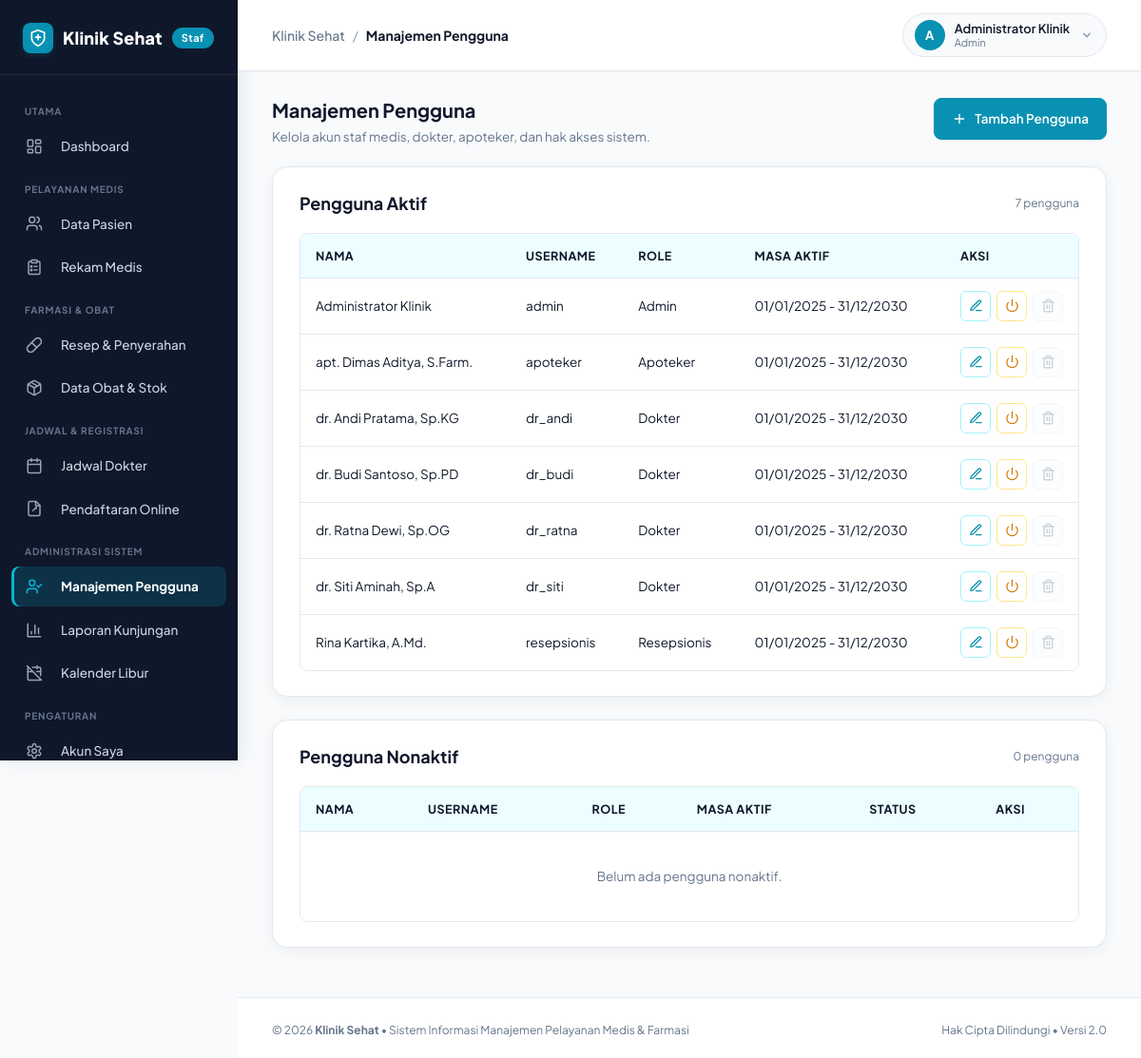
Screenshot of /index.php?url=pengguna (signed in) with the database file from the repository.
### tables this page shows
CREATE TABLE users (
    id_user INT AUTO_INCREMENT PRIMARY KEY,
    nama VARCHAR(100) NOT NULL,
    username VARCHAR(50) NOT NULL UNIQUE,
    password VARCHAR(255) NOT NULL,
    role ENUM('admin', 'resepsionis', 'dokter', 'apoteker') NOT NULL DEFAULT 'admin',
    is_active TINYINT(1) NOT NULL DEFAULT 1,
    aktif_mulai DATE NOT NULL,
    aktif_sampai DATE NOT NULL,
    created_at TIMESTAMP DEFAULT CURRENT_TIMESTAMP
);

### controllers/PenggunaController.php (called while the page is built, shortened)
<?php
require_once __DIR__ . '/../models/User.php';
class PenggunaController extends Controller
{
    private $user;
    public function __construct()
    {
        require_role('admin');
        $this->user = new User();
    }
    public function index()
    {
        $this->view('pengguna/index', [
            'title' => 'Manajemen Pengguna',
            'activeUsers' => $this->user->allByStatus(true),
            'inactiveUsers' => $this->user->allByStatus(false)
        ]);
    }
}

### index.php (called while the page is built, shortened)
<?php
require_once __DIR__ . '/core/Database.php';
require_once __DIR__ . '/core/Model.php';
require_once __DIR__ . '/core/Icon.php';
function icon($name, $class = '', $size = 18, $strokeWidth = 2)
{
    return Icon::render($name, $class, $size, $strokeWidth);
}
function e($value)
{
    return htmlspecialchars((string) $value, ENT_QUOTES, 'UTF-8');
}
function route($path = '')
{
    return BASE_URL . '/index.php?url=' . $path;
}
function asset($path)
{
    $file = __DIR__ . '/public/' . $path;
    $version = is_file($file) ? '?v=' . filemtime($file) : '';
    return BASE_URL . '/public/' . $path . $version;
}
function tgl($tanggal)
{
    return date('d/m/Y', strtotime($tanggal));
}
function is_logged_in()
{
    return isset($_SESSION['user']);
}
function current_user()
{
    return $_SESSION['user'] ?? null;
}
function has_role(...$roles)
{
    return is_logged_in() && in_array($_SESSION['user']['role'], $roles, true);
}
function require_login()
{
    $stmt = Database::connect()->prepare(
        "SELECT id_user, nama, username, role, is_active, aktif_mulai, aktif_sampai
         FROM users WHERE id_user = ? LIMIT 1"
    );
    $stmt->execute([$_SESSION['user']['id_user']]);
}
function require_role(...$roles)
{
    require_login();
}
$url = trim($_GET['url'] ?? 'beranda', '/');
$parts = $url === '' ? ['beranda'] : explode('/', $url);
$method = preg_replace('/[^a-zA-Z]/', '', $parts[1] ?? 'index');
$params = array_slice($parts, 2);
$controller = new $class();
call_user_func_array([$controller, $method], $params);

### core/Database.php (called while the page is built, shortened)
<?php
class Database
{
    private static $pdo = null;
    public static function connect()
    {
        if (self::$pdo === null) {
            try {
                $dsn = "mysql:host=" . DB_HOST .
                       ";port=" . DB_PORT .
                       ";dbname=" . DB_NAME .
                       ";charset=utf8mb4";
                self::$pdo = new PDO(
                    $dsn,
                    DB_USER,
                    DB_PASS,
                    [
                        PDO::ATTR_ERRMODE => PDO::ERRMODE_EXCEPTION,
                        PDO::ATTR_DEFAULT_FETCH_MODE => PDO::FETCH_ASSOC,
                        PDO::ATTR_EMULATE_PREPARES => false
                    ]
                );
            } catch (PDOException $e) {
                error_log('Database connection failed: ' . $e->getMessage());
                http_response_code(500);
                die('Layanan sedang tidak tersedia. Silakan coba kembali.');
            }
        }
        return self::$pdo;
    }
}

### core/Model.php (called while the page is built, shortened)
<?php
require_once __DIR__ . '/Database.php';
class Model
{
    public function __construct()
    {
        $this->db = Database::connect();
    }
}

### models/User.php (called while the page is built, shortened)
<?php
class User extends Model
{
    public function allByStatus($active)
    {
        $today = date('Y-m-d');
        $condition = $active
            ? 'is_active = 1 AND aktif_mulai <= ? AND aktif_sampai >= ?'
            : '(is_active = 0 OR aktif_mulai > ? OR aktif_sampai < ?)';
        $stmt = $this->db->prepare(
            "SELECT id_user, nama, username, role, is_active, aktif_mulai, aktif_sampai
             FROM users WHERE $condition ORDER BY nama"
        );
        $stmt->execute([$today, $today]);
        return $stmt->fetchAll();
    }
}

### views/pengguna/index.php (the view, shortened to what this page needs)
<?php require __DIR__ . '/../layouts/header.php'; ?>
<div class="page-header">
    <div class="page-header-text">
        <h2>Manajemen Pengguna</h2>
        <p class="muted">Kelola akun staf medis, dokter, apoteker, dan hak akses sistem.</p>
    </div>
    <div class="page-header-actions">
        <a class="btn btn-primary" href="<?= route('pengguna/create') ?>">
            <?= icon('plus', '', 16) ?> Tambah Pengguna
        </a>
    </div>
</div>
<div class="panel">
    <div class="toolbar">
        <h2>Pengguna Aktif</h2>
        <span class="small muted"><?= count($activeUsers) ?> pengguna</span>
    </div>
    <div class="table-wrap">
        <table>
            <thead>
                <tr><th>Nama</th><th>Username</th><th>Role</th><th>Masa Aktif</th><th>Aksi</th></tr>
            </thead>
            <tbody>
                <?php foreach ($activeUsers as $item): ?>
                    <tr>
                        <td><?= e($item['nama']) ?></td>
                        <td><?= e($item['username']) ?></td>
                        <td><?= e(ucfirst($item['role'])) ?></td>
                        <td><?= tgl($item['aktif_mulai']) ?> - <?= tgl($item['aktif_sampai']) ?></td>
                        <td class="actions">
                            <div class="user-table-actions">
                                <a class="icon-btn icon-btn-edit" href="<?= route('pengguna/edit/' . (int) $item['id_user']) ?>" title="Edit Pengguna">
                                    <?= icon('edit-3', '', 15) ?>
                                </a>
                                <form method="post" action="<?= route('pengguna/nonaktifkan/' . (int) $item['id_user']) ?>" class="inline"
                                      data-confirm="Nonaktifkan pengguna ini?">
                                    <button class="icon-btn icon-btn-warning" type="submit" title="Nonaktifkan Pengguna">
                                        <?= icon('power', '', 15) ?>
                                    </button>
                                </form>
                                <button class="icon-btn icon-btn-danger" type="button" disabled title="Nonaktifkan pengguna terlebih dahulu">
                                    <?= icon('trash', '', 15) ?>
                                </button>
                            </div>
                        </td>
                    </tr>
                <?php endforeach; ?>
            </tbody>
        </table>
    </div>
</div>
<div class="panel">
    <div class="toolbar">
        <h2>Pengguna Nonaktif</h2>
        <span class="small muted"><?= count($inactiveUsers) ?> pengguna</span>
    </div>
    <div class="table-wrap">
        <table>
            <thead>
                <tr><th>Nama</th><th>Username</th><th>Role</th><th>Masa Aktif</th><th>Status</th><th>Aksi</th></tr>
            </thead>
            <tbody>
                <?php if (!$inactiveUsers): ?>
                    <tr><td colspan="6" class="empty">Belum ada pengguna nonaktif.</td></tr>
                <?php endif; ?>
            </tbody>
        </table>
    </div>
</div>
<?php require __DIR__ . '/../layouts/footer.php'; ?>

### views/layouts/header.php (shortened to what this page needs)
<?php
$user = current_user();
$rawUrl = trim($_GET['url'] ?? 'dashboard', '/');
$urlSegments = explode('/', $rawUrl);
$activePage = $urlSegments[0] ?? 'dashboard';
?>
<!DOCTYPE html>
<html lang="id">
<head>
    <link rel="stylesheet" href="<?= asset('css/style.css') ?>">
</head>
<body>
<div class="layout">
    <aside class="sidebar" id="sidebar">
        <div class="brand">
            <a href="<?= route('dashboard') ?>" class="brand-link">
                <span class="brand-badge-icon"><?= icon('shield-plus', '', 20) ?></span>
                <span class="brand-title">Klinik Sehat</span>
                <span class="brand-ribbon">Staf</span>
            </a>
        </div>
        <nav>
            <div class="nav-section-label">UTAMA</div>
            <a href="<?= route('dashboard') ?>" class="<?= $activePage === 'dashboard' ? 'active' : '' ?>" <?= $activePage === 'dashboard' ? 'aria-current="page"' : '' ?>>
                <span class="nav-icon"><?= icon('layout-dashboard') ?></span> Dashboard
            </a>
            <?php if (has_role('admin', 'dokter', 'resepsionis')): ?>
                <div class="nav-section-label">PELAYANAN MEDIS</div>
                <a href="<?= route('pasien') ?>" class="<?= $activePage === 'pasien' ? 'active' : '' ?>" <?= $activePage === 'pasien' ? 'aria-current="page"' : '' ?>>
                    <span class="nav-icon"><?= icon('users') ?></span> Data Pasien
                </a>
            <?php endif; ?>
            <?php if (has_role('admin', 'dokter')): ?>
                <a href="<?= route('rekam_medis') ?>" class="<?= $activePage === 'rekam_medis' ? 'active' : '' ?>" <?= $activePage === 'rekam_medis' ? 'aria-current="page"' : '' ?>>
                    <span class="nav-icon"><?= icon('clipboard-list') ?></span> Rekam Medis
                </a>
            <?php endif; ?>
            <?php if (has_role('admin', 'dokter', 'apoteker')): ?>
                <div class="nav-section-label">FARMASI &amp; OBAT</div>
                <a href="<?= route('resep') ?>" class="<?= $activePage === 'resep' ? 'active' : '' ?>" <?= $activePage === 'resep' ? 'aria-current="page"' : '' ?>>
                    <span class="nav-icon"><?= icon('pill') ?></span> Resep &amp; Penyerahan
                </a>
                <a href="<?= route('obat') ?>" class="<?= $activePage === 'obat' ? 'active' : '' ?>" <?= $activePage === 'obat' ? 'aria-current="page"' : '' ?>>
                    <span class="nav-icon"><?= icon('package') ?></span> Data Obat &amp; Stok
                </a>
            <?php endif; ?>
            <?php if (has_role('admin', 'dokter', 'resepsionis')): ?>
                <div class="nav-section-label">JADWAL &amp; REGISTRASI</div>
                <a href="<?= route('jadwal') ?>" class="<?= $activePage === 'jadwal' ? 'active' : '' ?>" <?= $activePage === 'jadwal' ? 'aria-current="page"' : '' ?>>
                    <span class="nav-icon"><?= icon('calendar') ?></span> Jadwal Dokter
                </a>
            <?php endif; ?>
            <?php if (has_role('admin', 'resepsionis')): ?>
                <a href="<?= route('pendaftaran/verifikasi') ?>" class="<?= $activePage === 'pendaftaran' ? 'active' : '' ?>" <?= $activePage === 'pendaftaran' ? 'aria-current="page"' : '' ?>>
                    <span class="nav-icon"><?= icon('file-signature') ?></span> Pendaftaran Online
                </a>
            <?php endif; ?>
            <?php if (has_role('admin')): ?>
                <div class="nav-section-label">ADMINISTRASI SISTEM</div>
                <a href="<?= route('pengguna') ?>" class="<?= $activePage === 'pengguna' ? 'active' : '' ?>" <?= $activePage === 'pengguna' ? 'aria-current="page"' : '' ?>>
                    <span class="nav-icon"><?= icon('user-check') ?></span> Manajemen Pengguna
                </a>
                <a href="<?= route('laporan') ?>" class="<?= $activePage === 'laporan' ? 'active' : '' ?>" <?= $activePage === 'laporan' ? 'aria-current="page"' : '' ?>>
                    <span class="nav-icon"><?= icon('bar-chart-3') ?></span> Laporan Kunjungan
                </a>
                <a href="<?= route('hari_libur') ?>" class="<?= $activePage === 'hari_libur' ? 'active' : '' ?>" <?= $activePage === 'hari_libur' ? 'aria-current="page"' : '' ?>>
                    <span class="nav-icon"><?= icon('calendar-off') ?></span> Kalender Libur
                </a>
            <?php endif; ?>
            <div class="nav-section-label">PENGATURAN</div>
            <a href="<?= route('akun') ?>" class="<?= $activePage === 'akun' ? 'active' : '' ?>" <?= $activePage === 'akun' ? 'aria-current="page"' : '' ?>>
                <span class="nav-icon"><?= icon('settings') ?></span> Akun Saya
            </a>
        </nav>
    </aside>
    <div class="main-wrapper">
        <header class="top-navbar">
            <div class="top-nav-left">
                <div class="breadcrumb-trail">
                    <span class="breadcrumb-app">Klinik Sehat</span>
                    <span class="breadcrumb-separator">/</span>
                    <span class="breadcrumb-current"><?= e($title ?? 'Dashboard') ?></span>
                </div>
            </div>
            <div class="top-nav-right">
                <div class="user-profile-menu">
                    <button type="button" class="profile-trigger-btn" id="user-menu-btn" aria-expanded="false" aria-haspopup="true">
                        <span class="avatar-circle"><?= strtoupper(substr($user['nama'], 0, 1)) ?></span>
                        <div class="user-meta">
                            <span class="user-display-name"><?= e($user['nama']) ?></span>
                            <span class="user-display-role"><?= e(ucfirst($user['role'])) ?></span>
                        </div>
                        <svg class="dropdown-chevron" width="16" height="16" fill="currentColor" viewBox="0 0 20 20">
                            <path fill-rule="evenodd" d="M5.293 7.293a1 1 0 011.414 0L10 10.586l3.293-3.293a1 1 0 111.414 1.414l-4 4a1 1 0 01-1.414 0l-4-4a1 1 0 010-1.414z" clip-rule="evenodd"/>
                        </svg>
                    </button>
                </div>
            </div>
        </header>
        <main class="content-body">

### core/Icon.php (shortened to what this page needs)
<?php
class Icon
{
    public static function render($name, $class = '', $size = 18, $strokeWidth = 2)
    {
        $path = self::$icons[$name] ?? self::$icons['info'];
        $classAttr = 'ui-icon' . ($class ? ' ' . htmlspecialchars($class, ENT_QUOTES, 'UTF-8') : '');
        $sizeAttr = (int) $size;
        $strokeAttr = (float) $strokeWidth;
        return sprintf(
            '<svg class="%s" width="%d" height="%d" viewBox="0 0 24 24" fill="none" stroke="currentColor" stroke-width="%.1f" stroke-linecap="round" stroke-linejoin="round" aria-hidden="true">%s</svg>',
            $classAttr,
            $sizeAttr,
            $sizeAttr,
            $strokeAttr,
            $path
        );
    }
}

### rows the page displays
users: nama "A", nama "Administrator Klinik", role "Admin", username "admin", aktif_mulai "01/01/2025", aktif_sampai "31/12/2030"
users: nama "apt. Dimas Aditya, S.Farm.", username "apoteker", role "Apoteker", aktif_mulai "01/01/2025", aktif_sampai "31/12/2030"
users: nama "dr. Andi Pratama, Sp.KG", username "dr_andi", role "Dokter", aktif_mulai "01/01/2025", aktif_sampai "31/12/2030"
users: nama "dr. Budi Santoso, Sp.PD", username "dr_budi", role "Dokter", aktif_mulai "01/01/2025", aktif_sampai "31/12/2030"
users: nama "dr. Ratna Dewi, Sp.OG", username "dr_ratna", role "Dokter", aktif_mulai "01/01/2025", aktif_sampai "31/12/2030"
users: nama "dr. Siti Aminah, Sp.A", username "dr_siti", role "Dokter", aktif_mulai "01/01/2025", aktif_sampai "31/12/2030"
users: nama "Rina Kartika, A.Md.", username "resepsionis", role "Resepsionis", aktif_mulai "01/01/2025", aktif_sampai "31/12/2030"

### other values shown
$title "Manajemen Pengguna"
count($activeUsers) "7"
count($inactiveUsers) "0"
